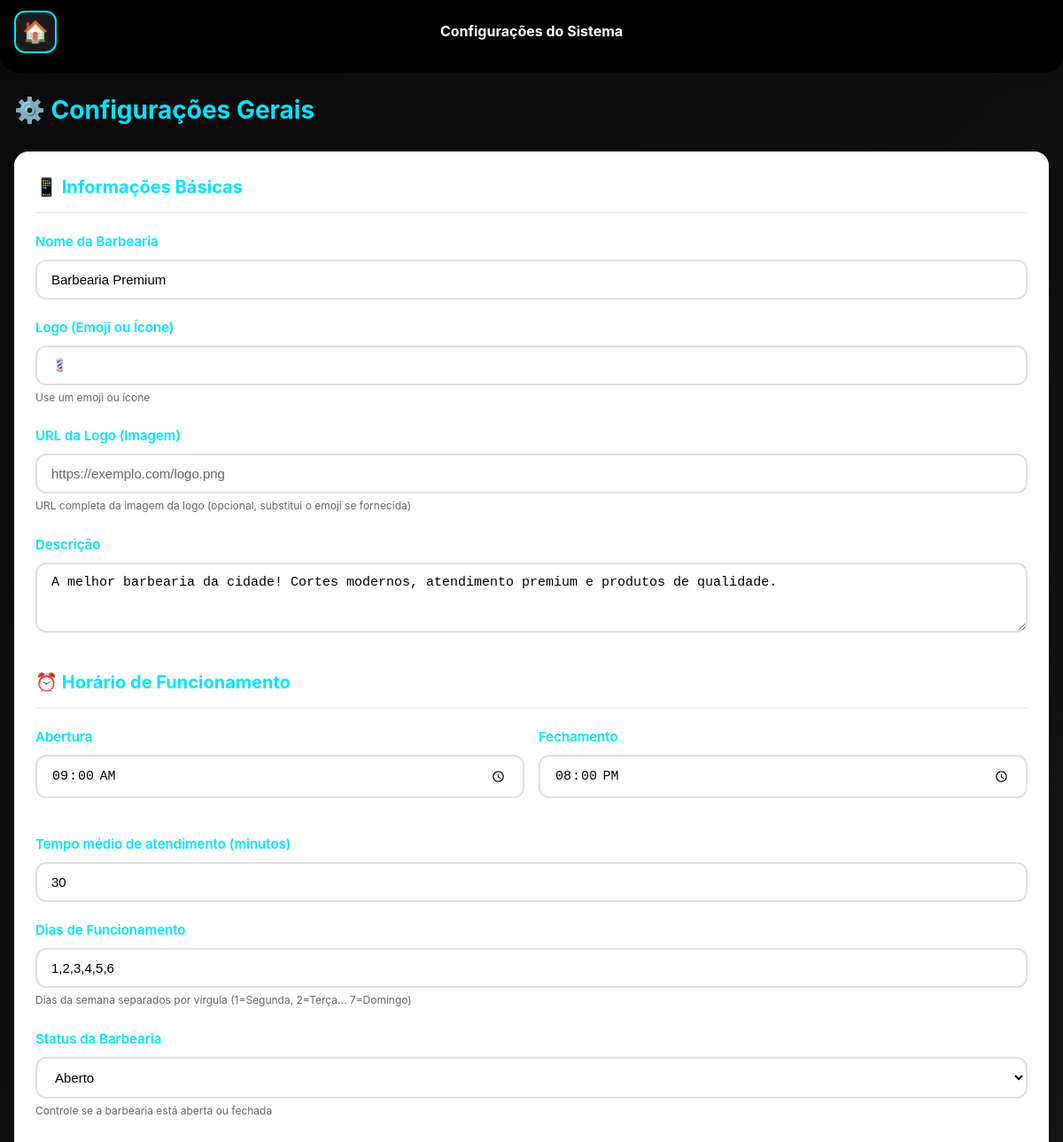
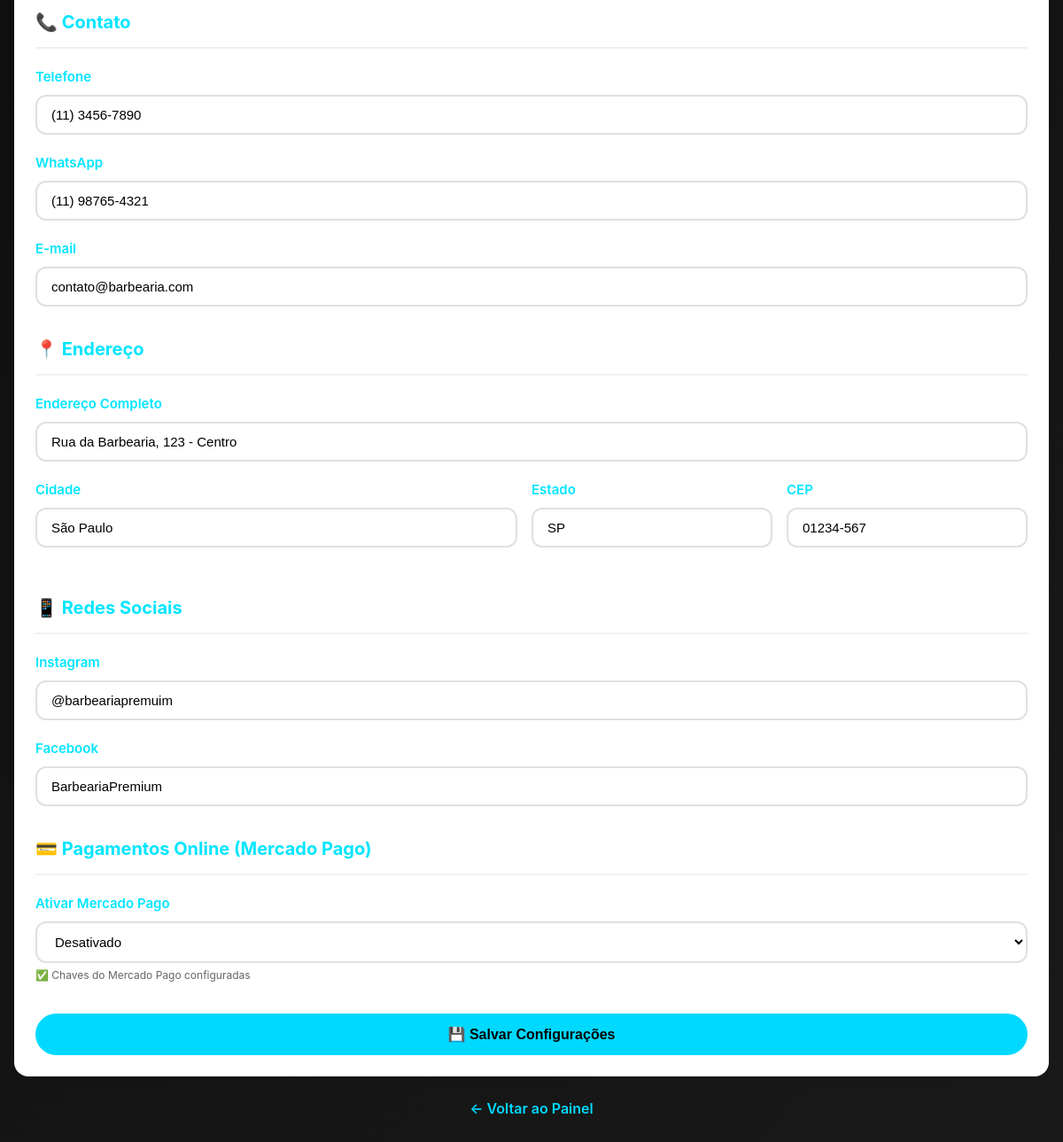
The page /admin/configuracoes (signed in) on the database its author committed (2 pictures, top to bottom).
### tables this page shows
CREATE TABLE configuracoes (
            chave TEXT PRIMARY KEY,
            valor TEXT
        );

### app.py (the view, shortened to what this page needs)
@app.route('/admin/configuracoes', methods=['GET', 'POST'])
@admin_required
def admin_configuracoes():
    conn = db.get_db_connection()
    cursor = conn.cursor()
    cursor.execute('SELECT * FROM configuracoes')
    configs_raw = cursor.fetchall()
    conn.close()
    configs = {}
    for config in configs_raw:
        configs[config['chave']] = config['valor']
    mercadopago_configured = bool(os.getenv('MERCADOPAGO_ACCESS_TOKEN'))
    return render_template('admin/configuracoes.html',
                         configs=configs,
                         mercadopago_configured=mercadopago_configured)

### templates/admin/configuracoes.html (shortened to what this page needs)
<!DOCTYPE html>
<html lang="pt-BR">
<head>
    <link rel="stylesheet" href="{{ url_for('static', filename='css/style.css') }}">
</head>
<body>
    <header>
        <div class="container">
            <div class="header-top">
                <a href="/admin" class="menu-btn" style="text-decoration: none;">🏠</a>
                <div class="logo-container">
                    <div class="logo-text">Configurações do Sistema</div>
                </div>
            </div>
        </div>
    </header>
    <main class="container" style="margin-top: 20px; padding-bottom: 40px;">
        <h1 style="font-size: 28px; color: var(--azul-neon); margin-bottom: 24px;">⚙️ Configurações Gerais</h1>
        <form method="POST" style="background: #FFFFFF; padding: 24px; border-radius: 16px; box-shadow: 0 2px 8px rgba(0, 0, 0, 0.08);">
            <h2 style="font-size: 20px; color: var(--azul-neon); margin-bottom: 20px; border-bottom: 2px solid #F0F0F0; padding-bottom: 12px;">📱 Informações Básicas</h2>
            <div class="form-group" style="margin-bottom: 20px;">
                <label style="display: block; margin-bottom: 8px; color: var(--azul-neon); font-weight: 600;">Nome da Barbearia</label>
                <input type="text" name="nome_barbearia" value="{{ configs.get('nome_barbearia', '') }}" required
                       style="width: 100%; padding: 12px 16px; border-radius: 12px; border: 2px solid #E0E0E0; background: #FFFFFF; color: #000000; font-size: 15px;">
            </div>
            <div class="form-group" style="margin-bottom: 20px;">
                <label style="display: block; margin-bottom: 8px; color: var(--azul-neon); font-weight: 600;">Logo (Emoji ou Ícone)</label>
                <input type="text" name="logo_emoji" value="{{ configs.get('logo_emoji', '💈') }}" maxlength="10"
                       style="width: 100%; padding: 12px 16px; border-radius: 12px; border: 2px solid #E0E0E0; background: #FFFFFF; color: #000000; font-size: 15px;">
                <small style="color: #666666; font-size: 12px;">Use um emoji ou ícone</small>
            </div>
            <div class="form-group" style="margin-bottom: 20px;">
                <label style="display: block; margin-bottom: 8px; color: var(--azul-neon); font-weight: 600;">URL da Logo (Imagem)</label>
                <input type="url" name="logo_url" value="{{ configs.get('logo_url', '') }}" placeholder="https://exemplo.com/logo.png"
                       style="width: 100%; padding: 12px 16px; border-radius: 12px; border: 2px solid #E0E0E0; background: #FFFFFF; color: #000000; font-size: 15px;">
                <small style="color: #666666; font-size: 12px;">URL completa da imagem da logo (opcional, substitui o emoji se fornecida)</small>
            </div>
            <div class="form-group" style="margin-bottom: 20px;">
                <label style="display: block; margin-bottom: 8px; color: var(--azul-neon); font-weight: 600;">Descrição</label>
                <textarea name="descricao" rows="3"
                          style="width: 100%; padding: 12px 16px; border-radius: 12px; border: 2px solid #E0E0E0; background: #FFFFFF; color: #000000; font-size: 15px;">{{ configs.get('descricao', '') }}</textarea>
            </div>
            <h2 style="font-size: 20px; color: var(--azul-neon); margin: 32px 0 20px; border-bottom: 2px solid #F0F0F0; padding-bottom: 12px;">⏰ Horário de Funcionamento</h2>
            <div style="display: grid; grid-template-columns: 1fr 1fr; gap: 16px; margin-bottom: 20px;">
                <div class="form-group">
                    <label style="display: block; margin-bottom: 8px; color: var(--azul-neon); font-weight: 600;">Abertura</label>
                    <input type="time" name="horario_abertura" value="{{ configs.get('horario_abertura', '09:00') }}" required
                           style="width: 100%; padding: 12px 16px; border-radius: 12px; border: 2px solid #E0E0E0; background: #FFFFFF; color: #000000; font-size: 15px;">
                </div>
                <div class="form-group">
                    <label style="display: block; margin-bottom: 8px; color: var(--azul-neon); font-weight: 600;">Fechamento</label>
                    <input type="time" name="horario_fechamento" value="{{ configs.get('horario_fechamento', '20:00') }}" required
                           style="width: 100%; padding: 12px 16px; border-radius: 12px; border: 2px solid #E0E0E0; background: #FFFFFF; color: #000000; font-size: 15px;">
                </div>
            </div>
            <div class="form-group" style="margin-bottom: 20px;">
                <label style="display: block; margin-bottom: 8px; color: var(--azul-neon); font-weight: 600;">Tempo médio de atendimento (minutos)</label>
                <input type="number" name="tempo_atendimento" value="{{ configs.get('tempo_atendimento', '30') }}" min="15" max="120"
                       style="width: 100%; padding: 12px 16px; border-radius: 12px; border: 2px solid #E0E0E0; background: #FFFFFF; color: #000000; font-size: 15px;">
            </div>
            <div class="form-group" style="margin-bottom: 20px;">
                <label style="display: block; margin-bottom: 8px; color: var(--azul-neon); font-weight: 600;">Dias de Funcionamento</label>
                <input type="text" name="dias_funcionamento" value="{{ configs.get('dias_funcionamento', '1,2,3,4,5,6') }}" placeholder="1,2,3,4,5,6"
                       style="width: 100%; padding: 12px 16px; border-radius: 12px; border: 2px solid #E0E0E0; background: #FFFFFF; color: #000000; font-size: 15px;">
                <small style="color: #666666; font-size: 12px;">Dias da semana separados por vírgula (1=Segunda, 2=Terça... 7=Domingo)</small>
            </div>
            <div class="form-group" style="margin-bottom: 20px;">
                <label style="display: block; margin-bottom: 8px; color: var(--azul-neon); font-weight: 600;">Status da Barbearia</label>
                <select name="status_aberto" style="width: 100%; padding: 12px 16px; border-radius: 12px; border: 2px solid #E0E0E0; background: #FFFFFF; color: #000000; font-size: 15px;">
                    <option value="1" {% if configs.get('status_aberto', '1') == '1' %}selected{% endif %}>Aberto</option>
                </select>
                <small style="color: #666666; font-size: 12px;">Controle se a barbearia está aberta ou fechada</small>
            </div>
            <h2 style="font-size: 20px; color: var(--azul-neon); margin: 32px 0 20px; border-bottom: 2px solid #F0F0F0; padding-bottom: 12px;">📞 Contato</h2>
            <div class="form-group" style="margin-bottom: 20px;">
                <label style="display: block; margin-bottom: 8px; color: var(--azul-neon); font-weight: 600;">Telefone</label>
                <input type="text" name="telefone" value="{{ configs.get('telefone', '') }}" placeholder="(11) 3456-7890"
                       style="width: 100%; padding: 12px 16px; border-radius: 12px; border: 2px solid #E0E0E0; background: #FFFFFF; color: #000000; font-size: 15px;">
            </div>
            <div class="form-group" style="margin-bottom: 20px;">
                <label style="display: block; margin-bottom: 8px; color: var(--azul-neon); font-weight: 600;">WhatsApp</label>
                <input type="text" name="whatsapp" value="{{ configs.get('whatsapp', '') }}" placeholder="(11) 98765-4321"
                       style="width: 100%; padding: 12px 16px; border-radius: 12px; border: 2px solid #E0E0E0; background: #FFFFFF; color: #000000; font-size: 15px;">
            </div>
            <div class="form-group" style="margin-bottom: 20px;">
                <label style="display: block; margin-bottom: 8px; color: var(--azul-neon); font-weight: 600;">E-mail</label>
                <input type="email" name="email" value="{{ configs.get('email', '') }}" placeholder="contato@barbearia.com"
                       style="width: 100%; padding: 12px 16px; border-radius: 12px; border: 2px solid #E0E0E0; background: #FFFFFF; color: #000000; font-size: 15px;">
            </div>
            <h2 style="font-size: 20px; color: var(--azul-neon); margin: 32px 0 20px; border-bottom: 2px solid #F0F0F0; padding-bottom: 12px;">📍 Endereço</h2>
            <div class="form-group" style="margin-bottom: 20px;">
                <label style="display: block; margin-bottom: 8px; color: var(--azul-neon); font-weight: 600;">Endereço Completo</label>
                <input type="text" name="endereco" value="{{ configs.get('endereco', '') }}" placeholder="Rua da Barbearia, 123"
                       style="width: 100%; padding: 12px 16px; border-radius: 12px; border: 2px solid #E0E0E0; background: #FFFFFF; color: #000000; font-size: 15px;">
            </div>
            <div style="display: grid; grid-template-columns: 2fr 1fr 1fr; gap: 16px; margin-bottom: 20px;">
                <div class="form-group">
                    <label style="display: block; margin-bottom: 8px; color: var(--azul-neon); font-weight: 600;">Cidade</label>
                    <input type="text" name="cidade" value="{{ configs.get('cidade', '') }}" placeholder="São Paulo"
                           style="width: 100%; padding: 12px 16px; border-radius: 12px; border: 2px solid #E0E0E0; background: #FFFFFF; color: #000000; font-size: 15px;">
                </div>
                <div class="form-group">
                    <label style="display: block; margin-bottom: 8px; color: var(--azul-neon); font-weight: 600;">Estado</label>
                    <input type="text" name="estado" value="{{ configs.get('estado', '') }}" placeholder="SP" maxlength="2"
                           style="width: 100%; padding: 12px 16px; border-radius: 12px; border: 2px solid #E0E0E0; background: #FFFFFF; color: #000000; font-size: 15px;">
                </div>
                <div class="form-group">
                    <label style="display: block; margin-bottom: 8px; color: var(--azul-neon); font-weight: 600;">CEP</label>
                    <input type="text" name="cep" value="{{ configs.get('cep', '') }}" placeholder="01234-567"
                           style="width: 100%; padding: 12px 16px; border-radius: 12px; border: 2px solid #E0E0E0; background: #FFFFFF; color: #000000; font-size: 15px;">
                </div>
            </div>
            <h2 style="font-size: 20px; color: var(--azul-neon); margin: 32px 0 20px; border-bottom: 2px solid #F0F0F0; padding-bottom: 12px;">📱 Redes Sociais</h2>
            <div class="form-group" style="margin-bottom: 20px;">
                <label style="display: block; margin-bottom: 8px; color: var(--azul-neon); font-weight: 600;">Instagram</label>
                <input type="text" name="instagram" value="{{ configs.get('instagram', '') }}" placeholder="@barbeariapremuim"
                       style="width: 100%; padding: 12px 16px; border-radius: 12px; border: 2px solid #E0E0E0; background: #FFFFFF; color: #000000; font-size: 15px;">
            </div>
            <div class="form-group" style="margin-bottom: 20px;">
                <label style="display: block; margin-bottom: 8px; color: var(--azul-neon); font-weight: 600;">Facebook</label>
                <input type="text" name="facebook" value="{{ configs.get('facebook', '') }}" placeholder="BarbeariaPremium"
                       style="width: 100%; padding: 12px 16px; border-radius: 12px; border: 2px solid #E0E0E0; background: #FFFFFF; color: #000000; font-size: 15px;">
            </div>
            <h2 style="font-size: 20px; color: var(--azul-neon); margin: 32px 0 20px; border-bottom: 2px solid #F0F0F0; padding-bottom: 12px;">💳 Pagamentos Online (Mercado Pago)</h2>
            <div class="form-group" style="margin-bottom: 20px;">
                <label style="display: block; margin-bottom: 8px; color: var(--azul-neon); font-weight: 600;">Ativar Mercado Pago</label>
                <select name="mercadopago_ativo" style="width: 100%; padding: 12px 16px; border-radius: 12px; border: 2px solid #E0E0E0; background: #FFFFFF; color: #000000; font-size: 15px;">
                    <option value="0" {% if configs.get('mercadopago_ativo', '0') == '0' %}selected{% endif %}>Desativado</option>
                </select>
                <small style="color: #666666; font-size: 12px;">
                    {% if mercadopago_configured %}
                        ✅ Chaves do Mercado Pago configuradas
                    {% else %}
                        ⚠️ Configure as chaves MERCADOPAGO_ACCESS_TOKEN e MERCADOPAGO_PUBLIC_KEY nas variáveis de ambiente (Secrets)
                    {% endif %}
                </small>
            </div>
            <div style="margin-top: 32px;">
                <button type="submit" class="btn btn-primary" style="width: 100%; background: #00D9FF; color: #000000; font-size: 16px;">
                    💾 Salvar Configurações
                </button>
            </div>
        </form>
        <div style="margin-top: 24px; text-align: center;">
            <a href="/admin" style="color: #00D9FF; text-decoration: none; font-weight: 600;">← Voltar ao Painel</a>
        </div>
    </main>
</body>
</html>

### rows shown on the page
configuracoes: nome_barbearia "Barbearia Premium"
configuracoes: descricao "A melhor barbearia da cidade! Cortes modernos, atendimento premium e produtos de qualidade."
configuracoes: horario_abertura "09:00"
configuracoes: horario_fechamento "20:00"
configuracoes: tempo_atendimento "30"
configuracoes: dias_funcionamento "1,2,3,4,5,6"
configuracoes: telefone "(11) 3456-7890"
configuracoes: whatsapp "(11) 98765-4321"
configuracoes: email "contato@barbearia.com"
configuracoes: endereco "Rua da Barbearia, 123 - Centro"
configuracoes: cidade "São Paulo"
configuracoes: estado "SP"
configuracoes: cep "01234-567"
configuracoes: instagram "@barbeariapremuim"
configuracoes: facebook "BarbeariaPremium"
